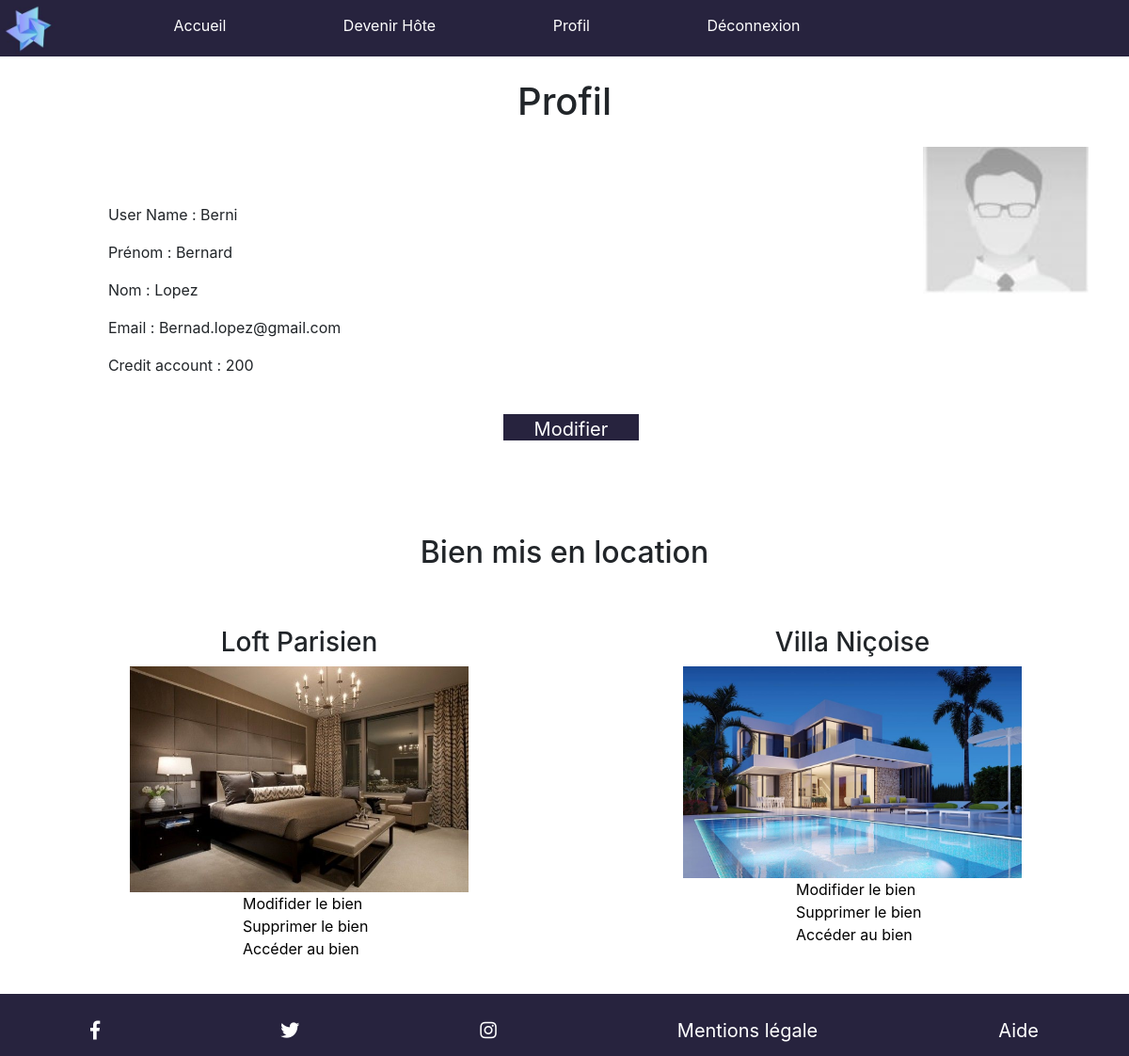
Page /admin/profil.php (signed in) on the committed database.
### tables this page shows
CREATE TABLE IF NOT EXISTS `user` (
  `id` int(11) NOT NULL AUTO_INCREMENT,
  `UserName` varchar(100) DEFAULT NULL,
  `Email` varchar(250) DEFAULT NULL,
  `Password` varchar(250) DEFAULT NULL,
  `FirstName` varchar(100) DEFAULT NULL,
  `LastName` varchar(100) DEFAULT NULL,
  `ProfilPicture` varchar(100) DEFAULT NULL,
  `CreditAccount` int(11) DEFAULT NULL,
  PRIMARY KEY (`id`)
);

CREATE TABLE IF NOT EXISTS `announce` (
  `id` int(11) NOT NULL AUTO_INCREMENT,
  `Titles` varchar(100) DEFAULT NULL,
  `Descriptions` varchar(800) DEFAULT NULL,
  `Pictures` varchar(255) DEFAULT NULL,
  `PlaceAvailable` int(11) DEFAULT NULL,
  `Adresse` varchar(250) DEFAULT NULL,
  `Price` int(11) DEFAULT NULL,
  `StartDate` date NOT NULL,
  `EndDate` date NOT NULL,
  `UserId` int(11) DEFAULT NULL,
  `map` varchar(255) DEFAULT NULL,
  PRIMARY KEY (`id`),
  KEY `UserId` (`UserId`)
);

### Fonctions/bien.php (called while the page is built, shortened)
<?php
function getUsers(int $id): ?array
{
  $pdo = getPdo();
  $query = "SELECT * FROM user WHERE id = :id";
  $stmt = $pdo->prepare($query);
  $stmt->execute(['id' => $id]);
  $row = $stmt->fetch(PDO::FETCH_ASSOC);
  return $row;
}
function getUser(string $id):array{
  $pdo =getPdo();
  $query = "SELECT user.id ,UserName , Email, FirstName, LastName, Titles, Adresse, CreditAccount,Pictures, announce.id FROM user INNER JOIN announce ON user.id = announce.UserId WHERE user.id = :id";
  $stmt = $pdo->prepare($query);
  $stmt->execute([
    'id' => $id
  ]);
  $row = $stmt->fetchAll(PDO::FETCH_ASSOC);
  return $row;
}

### public/admin/profil.php (the view)
<?php
require_once '../../views/Layout/header.php';
require_once '../../Fonctions/bien.php';
$id = $_SESSION['id'];
$users = getUser($id);
$info =getUsers($id)
?>
<h1>Profil</h1>
<article>
<section id="profil">
<p>User Name : <?php echo $info['UserName'] ?> </p>
<p>Prénom : <?php echo $info['FirstName'] ?> </p>
<p>Nom : <?php echo $info['LastName'] ?> </p>
<p>Email : <?php echo $info['Email'] ?> </p>
<p>Credit account : <?php echo $info['CreditAccount'] ?></p>
<a href="/admin/editUser.php?id=<?php echo $_SESSION['id'] ?>"><button>Modifier</button></a>
</section>
<img style="margin: 0 0 0 35vw;width: 15%;height: 15%;" src="../Image/<?php echo $info['ProfilPicture']; ?>">
</article>
<h2>Bien mis en location</h2>
<article class="mesBiens">
<?php foreach ($users as $user) {?>
 <section >
    <h3><?php echo $user['Titles']?></h3>
    <img src="../Image/<?php echo $user['Pictures']; ?>">
    <a href="/admin/editBien.php?id=<?php echo $user['id'] ?>">Modifider le bien</a> <br>
    <a href="/admin/supprime.php?id=<?php echo $user['id'] ?>">Supprimer le bien</a><br>
    <a href="/bien.php?id=<?php echo $user['id'] ?>">Accéder au bien</a><br>
  </section>
<?php } ?>
 </article>
<?php
require_once '../../views/Layout/footer.php';

### public/style.css (style rules this page uses)
body { margin: 0; font-family: 'Montserrat', sans-serif; }
h2 { text-align: center; font-size: 30px; padding: 3vw; }
section { width: 30vw; }
section img { width: 30vw; }
section h3 { text-align: center; }
section button { margin: 0 0 10vw 18vw !important; background:#27233E; color:white; border: none; font-size: 17px; }
h1 { text-align: center; margin-top: 2vw !important; }
article { margin: 2vw 0 3vw 2vw ; display: flex !important; justify-content: space-around; }
button { margin: 2vw 0 3vw 45vw !important; background:#27233E; color:white; border: none; font-size: 20px !important; width: 10vw; height: 3vw; }
#profil { margin: 5vw 0 2vw 4vw; }
#profil button { margin: 2vw 0 0 35vw !important; }
.mesBiens { display: flex; flex-wrap: wrap; justify-content: space-around; }
.mesBiens a { color:black; margin: 20vw 0 0 10vw !important; }
@media (min-width:740px)and (max-width:1200px) { button { width: 40%; height: 11%; } }

### rows in the picture
user: UserName "Berni", FirstName "Bernard", LastName "Lopez", Email "Bernad.lopez@gmail.com", CreditAccount "200", ProfilPicture (picture)
announce: Titles "Loft Parisien", Pictures (picture)
announce: Titles "Villa Niçoise", Pictures (picture)
